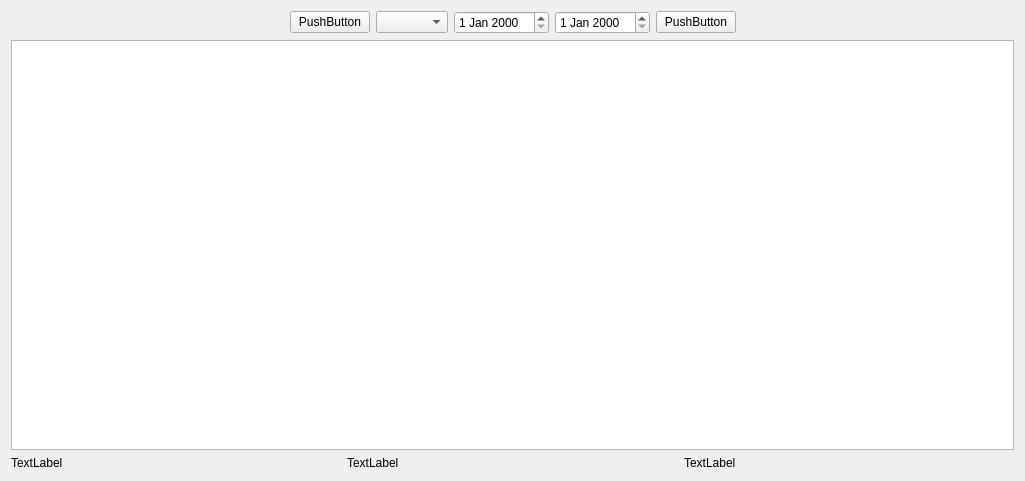
<?xml version="1.0" encoding="UTF-8"?>
<ui version="4.0">
 <class>PayeeReportWindow</class>
 <widget class="QWidget" name="PayeeReportWindow">
  <property name="geometry">
   <rect>
    <x>0</x>
    <y>0</y>
    <width>1025</width>
    <height>481</height>
   </rect>
  </property>
  <property name="sizePolicy">
   <sizepolicy hsizetype="Expanding" vsizetype="Expanding">
    <horstretch>0</horstretch>
    <verstretch>0</verstretch>
   </sizepolicy>
  </property>
  <property name="windowTitle">
   <string>Form</string>
  </property>
  <layout class="QVBoxLayout" name="verticalLayout">
   <item>
    <layout class="QHBoxLayout" name="horizontalLayout">
     <item>
      <spacer name="horizontalSpacer">
       <property name="orientation">
        <enum>Qt::Orientation::Horizontal</enum>
       </property>
       <property name="sizeHint" stdset="0">
        <size>
         <width>40</width>
         <height>20</height>
        </size>
       </property>
      </spacer>
     </item>
     <item>
      <widget class="QPushButton" name="pushButton_back">
       <property name="text">
        <string>PushButton</string>
       </property>
      </widget>
     </item>
     <item>
      <widget class="QComboBox" name="comboBoxPayee"/>
     </item>
     <item>
      <widget class="QDateEdit" name="dateEditFrom"/>
     </item>
     <item>
      <widget class="QDateEdit" name="dateEditTo"/>
     </item>
     <item>
      <widget class="QPushButton" name="pushButtonGenerate">
       <property name="text">
        <string>PushButton</string>
       </property>
      </widget>
     </item>
     <item>
      <spacer name="horizontalSpacer_2">
       <property name="orientation">
        <enum>Qt::Orientation::Horizontal</enum>
       </property>
       <property name="sizeHint" stdset="0">
        <size>
         <width>40</width>
         <height>20</height>
        </size>
       </property>
      </spacer>
     </item>
    </layout>
   </item>
   <item>
    <widget class="QTableWidget" name="tableWidgetReport"/>
   </item>
   <item>
    <layout class="QHBoxLayout" name="horizontalLayout_2">
     <item>
      <widget class="QLabel" name="labelIncome">
       <property name="text">
        <string>TextLabel</string>
       </property>
      </widget>
     </item>
     <item>
      <widget class="QLabel" name="labelExpenses">
       <property name="text">
        <string>TextLabel</string>
       </property>
      </widget>
     </item>
     <item>
      <widget class="QLabel" name="labelBalance">
       <property name="text">
        <string>TextLabel</string>
       </property>
      </widget>
     </item>
    </layout>
   </item>
  </layout>
 </widget>
 <resources/>
 <connections/>
</ui>
